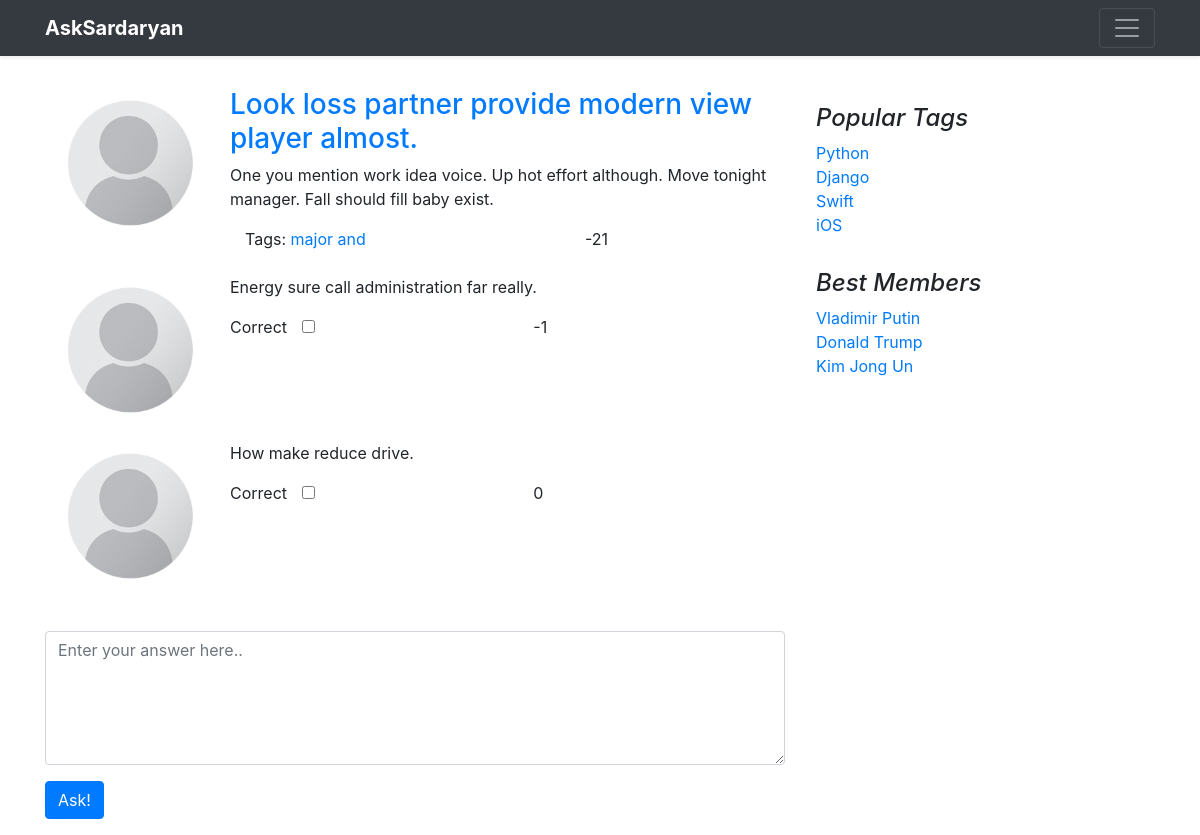
The app's page /questions/question/202/ with its own data.
### questions/models.py (models this page shows, shortened)
class Question(models.Model):
    author = models.ForeignKey(User, on_delete=models.CASCADE)
    title = models.CharField(max_length=120, verbose_name=u"Заголовок вопроса")
    text = models.TextField(verbose_name=u"Полное описание вопроса")
    create_date = models.DateTimeField(default=datetime.now, verbose_name=u"Время создания вопроса")
    is_active = models.BooleanField(default=True, verbose_name=u"Доступность вопроса")
    tags = models.ManyToManyField(Tag, blank=True, related_name="questions")
    rating = models.IntegerField(default=0)
    objects = QuestionManager()
    class Meta:
        ordering = ['-create_date']

class Tag(models.Model):
    title = models.CharField(max_length=120, verbose_name=u"Заголовок ярлыка")

class Comment(models.Model):
    author = models.ForeignKey(User, on_delete=models.CASCADE)
    question = models.ForeignKey(Question, on_delete=models.CASCADE)
    create_data = models.DateTimeField(default=datetime.now, verbose_name=u"Время создания комментария")
    text = models.TextField(blank=True, verbose_name=u"Комментарий")
    rating = models.IntegerField(default=0)

### questions/views.py (the view)
# urls.py: path("question/<int:pk>/", views.question_by_pk, name="question"),
def question_by_pk(request, pk):
    question = get_object_or_404(Question, pk=pk)
    return render(request, "questions/question_page.html", context={"question": question})

### questions/templates/questions/question_page.html
{% extends "base.html" %}
{% load static %}
{% block content %}
<div class="row">
    <div class="col-md-3">
        <div class="row justify-content-center">
            <img class="avatar rounded" src={% static "img/user.png" %}  >
        </div>
    </div>
    <div class="col-md-9">
        <div class="row">
            <h3><a href={% url "question" question.pk %}>{{ question.title }}</a></h3>
        </div>
        <div class="row">
            <p>{{ question.text }}</p>
        </div>
        <div class="row mb-0">
            <div class="col-8">
                Tags:
                {% for tag in question.tags.all %}
                    <a href={% url "tag" tag.title %}>{{ tag.title }}</a>
                {% endfor %}
            </div>
            <div class="row justify-content-center">
                {{ question.rating }}
            </div>
        </div>
    </div>
</div>
    <br>
    {% for comment in question.comment_set.all %}
        {% include "questions/comment.html" %}
    {% endfor %}
    <br>
    <form action="#" class='input-question'>
        <div class="form-group row">
            <textarea  id='Text' class='form-control' cols="5" rows="5" placeholder="Enter your answer here.."></textarea>
        </div>
        <div class="form-group row">
            <button type="submit" class="btn btn-primary">Ask!</button>
        </div>
    </form>
{% endblock %}

### questions/templates/questions/comment.html (shortened to what this page needs)
{% load static %}
<div class="row question-container question-container-border">
    <div class="col-md-3">
        <div class="row justify-content-center">
            <img class="avatar" src={% static "img/user.png" %}  >
        </div>
         <div class="row justify-content-center">
             <div class="row  justify-content-center ">
                 <div class="btn btn-link btn-lg btn-like">
                 </div>
              </div>
        </div>
    </div>
    <div class="col-md-9">
        <div class="row">
            <p>{{ comment.text }}</p>
        </div>
        <div class="form-group row mb-0">
                <label for="correct" >Correct</label>
            <div class="col-md-5">
                <input type="checkbox" id="correct">
            </div>
            <div class="col-md-5">
                {{ comment.rating }}
            </div>
        </div>
    </div>
</div>

### static/css/styles.css (style rules this page uses)
.avatar { max-width: 8em; max-height: 8em; margin-bottom:10px; margin-top: 10px; margin-right: 15px; }

### records on screen
Question: title "Look loss partner provide modern view player almost.", text "One you mention work idea voice. Up hot effort although. Move tonight manager. Fall should fill baby exist.", rating "-21"
Tag: title "major"
Tag: title "and"
Comment: text "Energy sure call administration far really.", rating "-1"
Comment: text "How make reduce drive.", rating "0"
